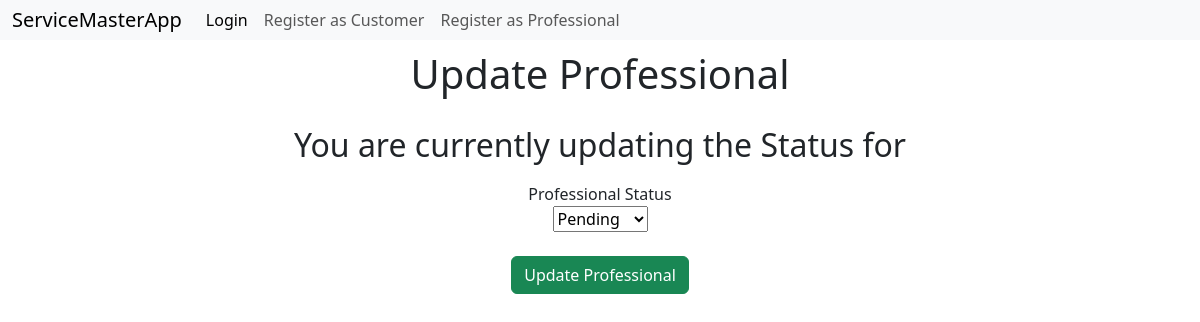
The page /services/1/updatestatus (signed in) on the database as committed earlier.
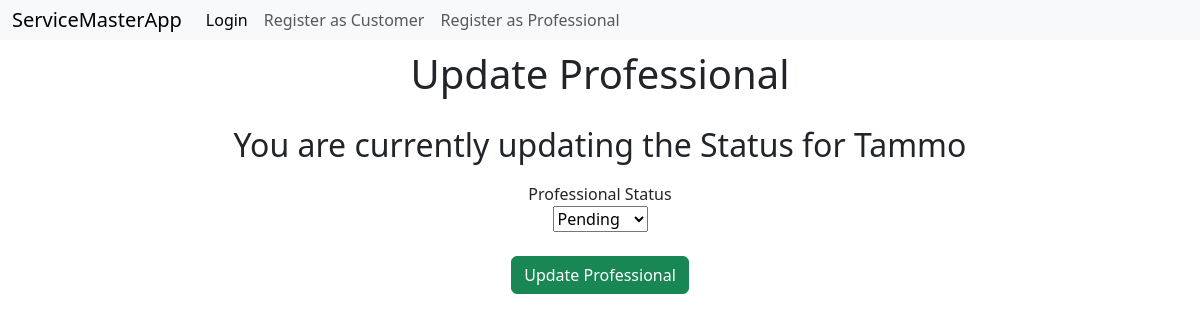
The same page on the database as committed later.
### models.py (models this page shows, shortened)
class Professional(db.Model):
    __tablename__='professional'
    id=db.Column(db.Integer, primary_key=True)
    username=db.Column(db.String(32), nullable=False, unique=True)
    passwordhash=db.Column(db.String(512), nullable=False)
    name=db.Column(db.String(64), nullable=False)
    contact=db.Column(db.Integer, nullable=False)
    service_id=db.Column(db.Integer, db.ForeignKey('service.id'), nullable=False)
    experience=db.Column(db.Integer, nullable=False)
    pincode=db.Column(db.String(8), nullable=False)
    utype=db.Column(db.String(16), nullable=False, default='Professional')
    status=db.Column(db.String(16), nullable=True, default='Pending')
    profile=db.Column(db.String(512), nullable=False)
    @property
    def password(self):
        raise AttributeError('password is not a readable attribute')

### routes.py (the view)
@app.route('/services/<int:professional_id>/updatestatus')
@admin_required
def update_professional(professional_id):
    return render_template('professionals/updatestatus.html', professional=Professional.query.get(professional_id))

### routes.py (called while the page is built)
def admin_required(func):
    @wraps(func)
    def inner(*args, **kwargs):
        if 'user_id' not in session:
            flash('Please Login')
            return redirect(url_for('login'))
        user=Customer.query.get(session['user_id'])
        if not user.is_admin:
            flash('Unauthorized Access')
            return redirect(url_for('cprofile'))
        return func(*args, **kwargs)
    return inner

### templates/professionals/updatestatus.html (shortened to what this page needs)
{% extends 'layout.html' %}
{% block content %}
    <h1>Update Professional</h1>
    <h2>You are currently updating the Status for {{professional.name}}</h2>
    <form  method="post" class="form">
        <label for="status">Professional Status</label>
        <select name="status" id="status">
          <option value="Pending">Pending</option>
        </select>
    <br>
    <input type="submit" value="Update Professional" class="btn btn-success">
    </form>
{% endblock %}

Rows that differ between the two databases and show on the page:
added Professional: name "Tammo"
